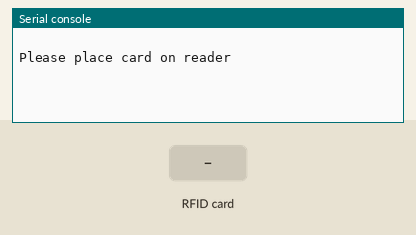
This program was run on a simulated Raspberry Pi Pico running MicroPython. Shown: the last lines printed to the serial console. The inputs (shaded band) are chosen by the test bench. The interpreter's speed is modelled, so counts of loop turns are approximate; the RFID card's data blocks start empty; library files of the repository ran but are not shown: mfrc522.py. At 2.7 s the program stops and its outputs stay as they are.

Above: at 1.2 s.
1.3 s: RFID card 5E 7A 19 C4 held to the reader
At 2.24 s:
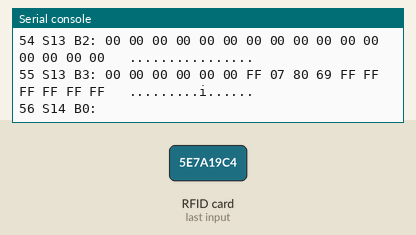
At 3.3 s:
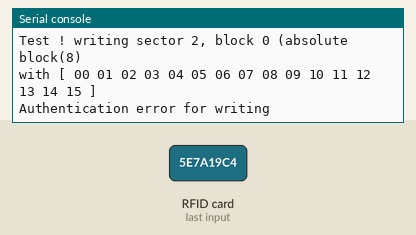
Timing chart, 0 to 4.2 s (numbered marks = the images above; inputs shaded):
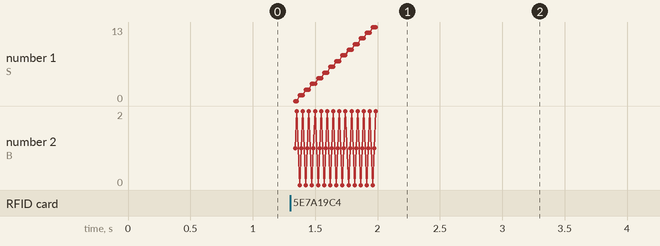

Measured:
- after the input at 1.3 s, the serial console: prints a new line at once (image 1)

The program:

Pico_write.py
```python
from mfrc522 import MFRC522

'''
BE AWARE that sectors(3,7,11,15,...,63) are access block.
if you want to change  (sector % 4) == 3 you should
know how keys and permission work!
'''


def uidToString(uid):
    mystring = ""
    for i in uid:
        mystring = "%02X" % i + mystring
    return mystring

reader = MFRC522(spi_id=0,sck=2,miso=4,mosi=3,cs=1,rst=0)

print("")
print("Please place card on reader")
print("")

key = [0xFF,0xFF,0xFF,0xFF,0xFF,0xFF]

try:
    while True:

        (stat, tag_type) = reader.request(reader.REQIDL)

        if stat == reader.OK:
            (stat, uid) = reader.SelectTagSN()
            if stat == reader.OK:
                print(uid)
                print("Card detected %s" % uidToString(uid))
                reader.MFRC522_DumpClassic1K(uid,keyA=key)
                print("Test ! writing sector 2, block 0 (absolute block(8)")
                print("with [ 00 01 02 03 04 05 06 07 08 09 10 11 12 13 14 15 ]")
                absoluteBlock=8
                value=[]
                for i in range(16):
                    value.append(i)
                status = reader.auth(reader.AUTHENT1A, absoluteBlock, key, uid)
                if status == reader.OK:
                    status = reader.write(absoluteBlock,value)
                    if status == reader.OK:
                        reader.MFRC522_DumpClassic1K(uid,keyA=key)
                    else:
                        print("unable to write")
                else:
                    print("Authentication error for writing")
                break
except KeyboardInterrupt:
    print("Bye")
```
